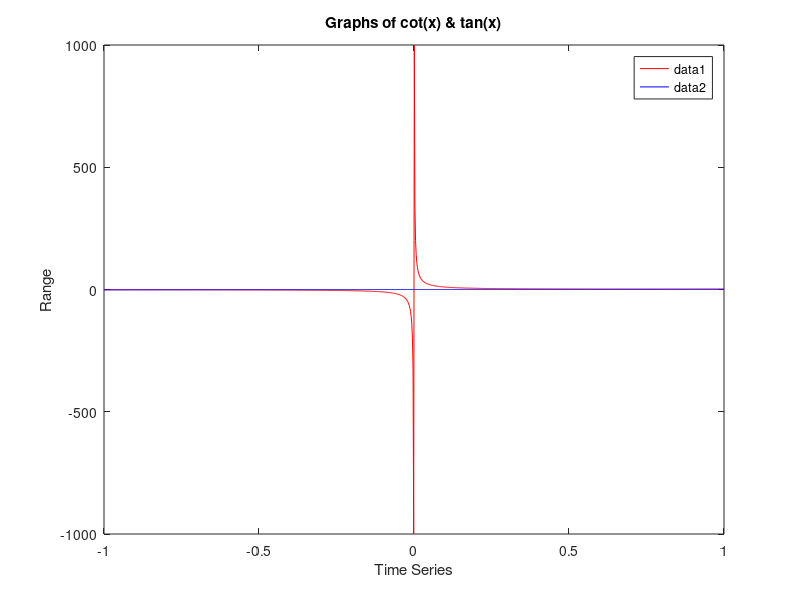

Write the MATLAB code that produced this figure.
clear; close all; fclose all; clc;

x=linspace(-1,+1,1000);
y=cot(x);
z=tan(x);

% Create figure
figure1 = figure('WindowState','maximized');

% Create axes
axes1 = axes('Parent',figure1);
hold(axes1,'on');

% Create plot
plot(x,y,'r',x,z,'b');

% plot(x,y,'LineStyle','-','Linewidth',4,'Color',[1 1 0],'Marker','d',...
%     'MarkerEdgeColor','r','MarkerFaceColor',[0 0 0],'MarkerSize',8);

% Create ylabel
ylabel({'Range'});

% Create xlabel
xlabel({'Time Series'});

% Create title
title({'Graphs of cot(x) & tan(x)'});

box(axes1,'on');
hold(axes1,'off');
% Create legend
legend(axes1,'show');